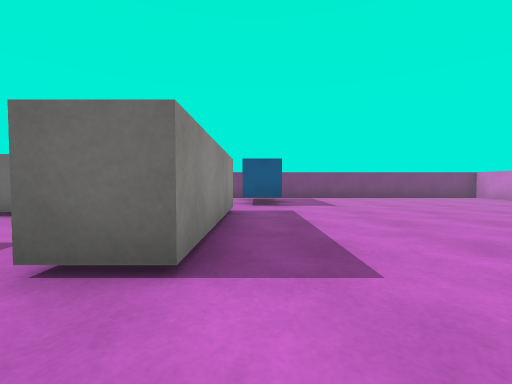
View 1 (above)

15 first-person views from a walk through a 3-D level made in the Unity game engine. The camera is 0.58 m above the floor, tilts 2° down and sees 90° across. The floor is counted in squares, 1 m on a side. Each view is taken from the middle of a square. On the plan, view 1 faces up. The plan holds only what a view shows up to about 9 squares ahead; the rest is blank. The player character is not drawn. Surface patterns are stand-ins for the level's own textures.

View 2
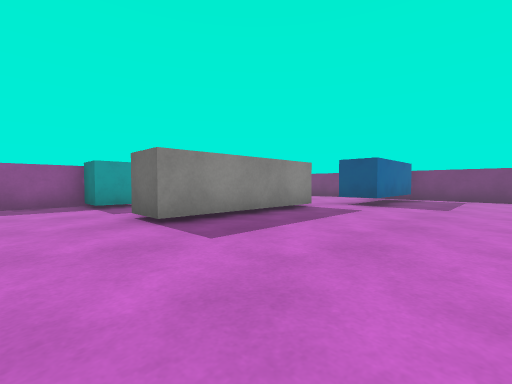

View 3
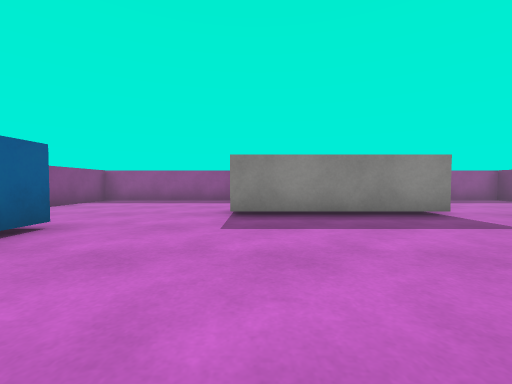

View 4
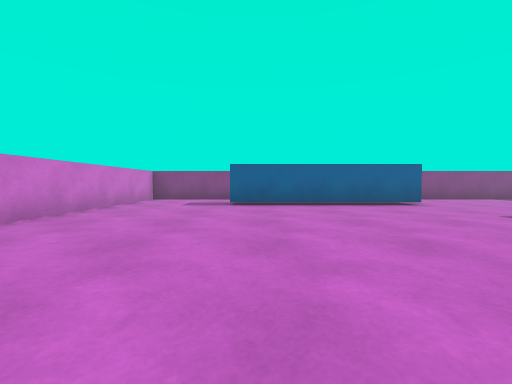

View 5
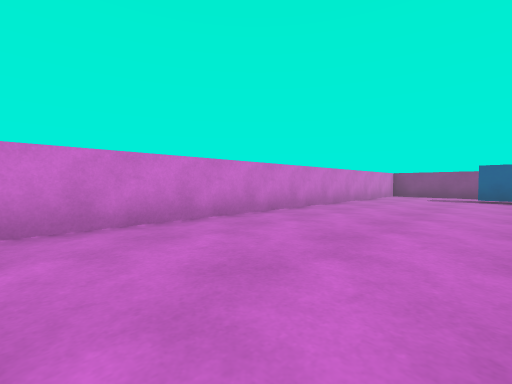

View 6
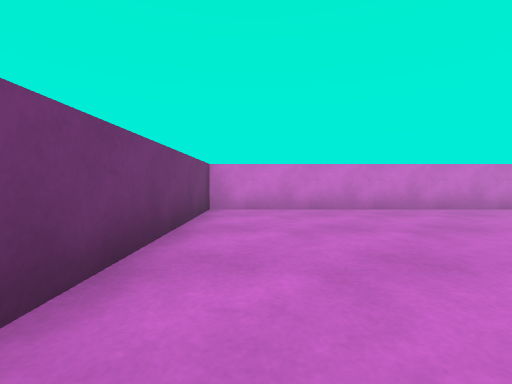

View 7
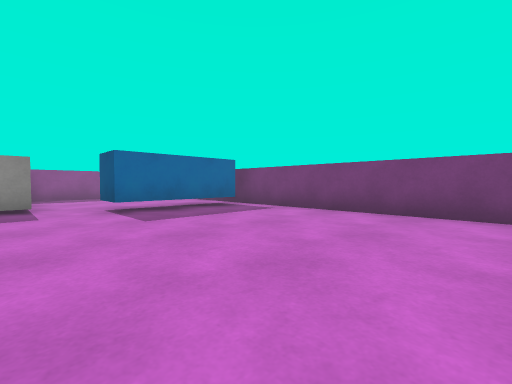

View 8
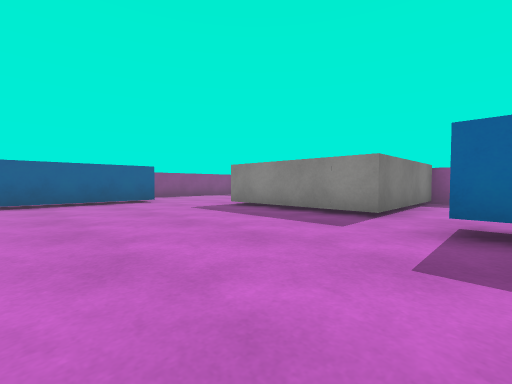

View 9
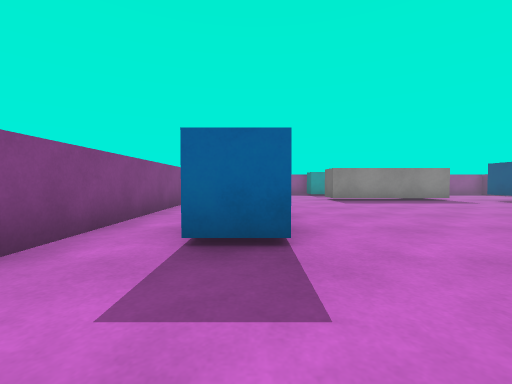

View 10
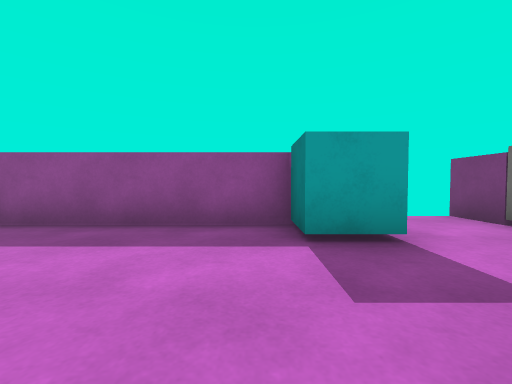

View 11
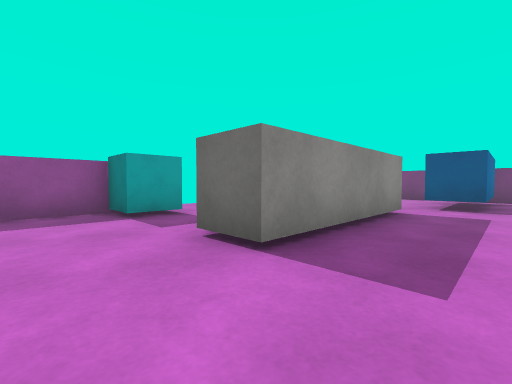

View 12
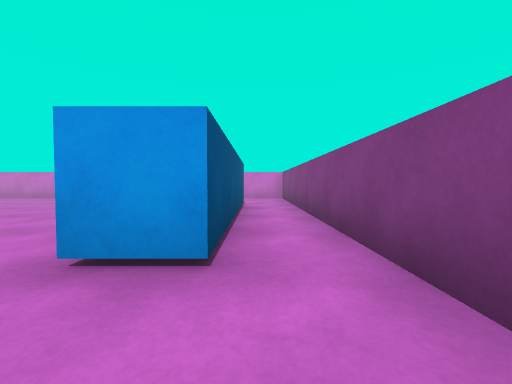

View 13
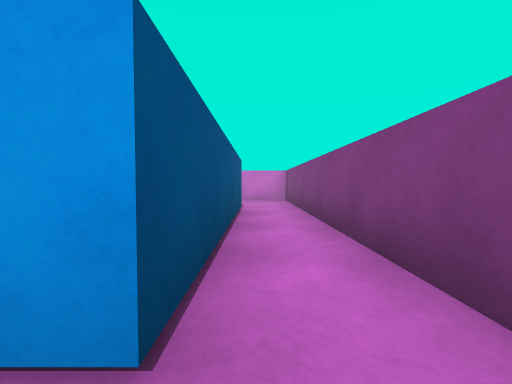

View 14
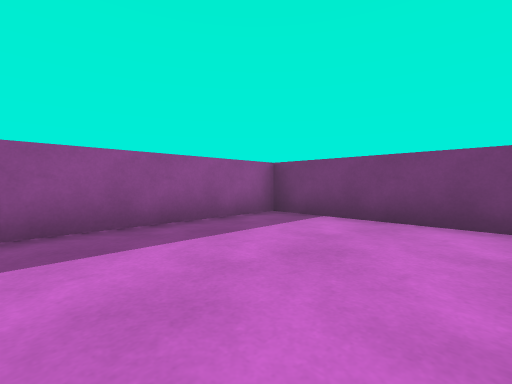

View 15
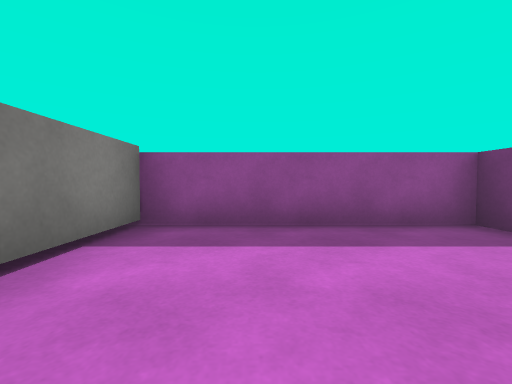

### Floor plan
Key: @ floor where view 1 was taken; # wall or solid block; . floor; C cyan cube; O other object.
Columns run from 6 left of view 1 to 9 right of it. Each row starts with its distance up from view 1.
 10  ###############
  9  #....#........#
  8  #....#........#
  7  #....#........#
  6  #.............#
  5 ##OOOO.........#
  4  ..  O.........#
  3  ... O.........#
  2  #C..O.........#
  1  #.............#
  0  #....@........#
 -1  #.....#####...#
 -2  #.............#
 -3  ###############

Where each view was taken, in squares from view 1:
view 1: 0 up, 0 right, facing up
view 2: 0 up, 3 right, facing up-left
view 3: 2 up, 4 right, facing left
view 4: 6 up, 5 right, facing down
view 5: 9 up, 5 right, facing down-right
view 6: 9 up, 3 right, facing right
view 7: 5 up, 6 right, facing up-left
view 8: 7 up, 4 right, facing down-left
view 9: 1 down, 8 right, facing left
view 10: 1 up, 1 left, facing left
view 11: 0 up, 1 right, facing up-left
view 12: 2 down, 1 left, facing right
view 13: 2 down, 0 right, facing right
view 14: 6 up, 1 left, facing up-left
view 15: 7 up, 1 left, facing left
